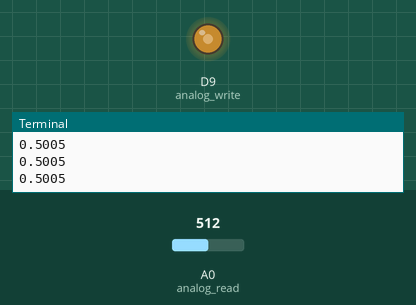
This program was run on a simulated Arduino board driven over Firmata from a computer. Parts: output pins drawn as LEDs (lit = HIGH), the last lines printed to the terminal. Inputs (shaded band) come from the test bench; at power-on: A0 (analog_read) = 512 (analog values on the 0–1023 scale).

Above: at 6.2 s.
6.3 s: A0 (analog_read) set to 716
At 7.5 s:
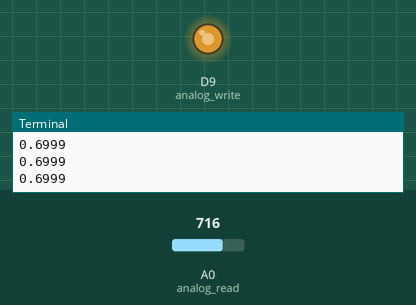
7.8 s: A0 (analog_read) set to 900
At 8.8 s:
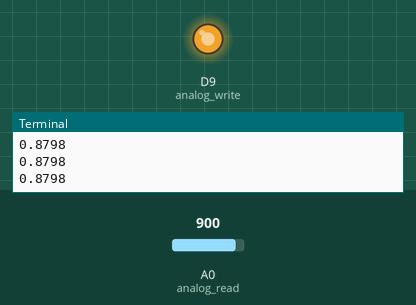
9.3 s: A0 (analog_read) set to 122
At 10.0 s:
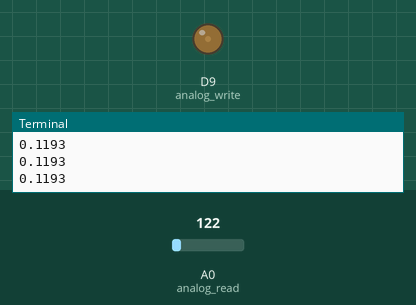
Timing chart, 0 to 12.3 s (numbered marks = the images above; inputs shaded):
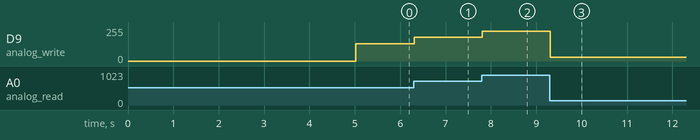

Measured:
- after the input at 6.3 s, D9 (analog_write): 128/255 → 178/255 at once
- after the input at 7.8 s, D9 (analog_write): 178/255 → 224/255 at once
- after the input at 9.3 s, D9 (analog_write): 224/255 → 30/255 at once

The program:

read_write_analog_arduino.py
```python
from pyfirmata import Arduino, util
import time

board = Arduino('/dev/ttyUSB0')
it = util.Iterator(board)
it.start()

print('✔ board ready!')

while True:
    analog_read = board.get_pin('a:0:i')  # a = analog, 0 = pin, i = INPUT
    print(analog_read.read())
    analog_write = board.get_pin('d:9:p')  # d = digital, 9 = pin, p = PWM
    analog_write.write(analog_read.read())
    time.sleep(0.01)
```
